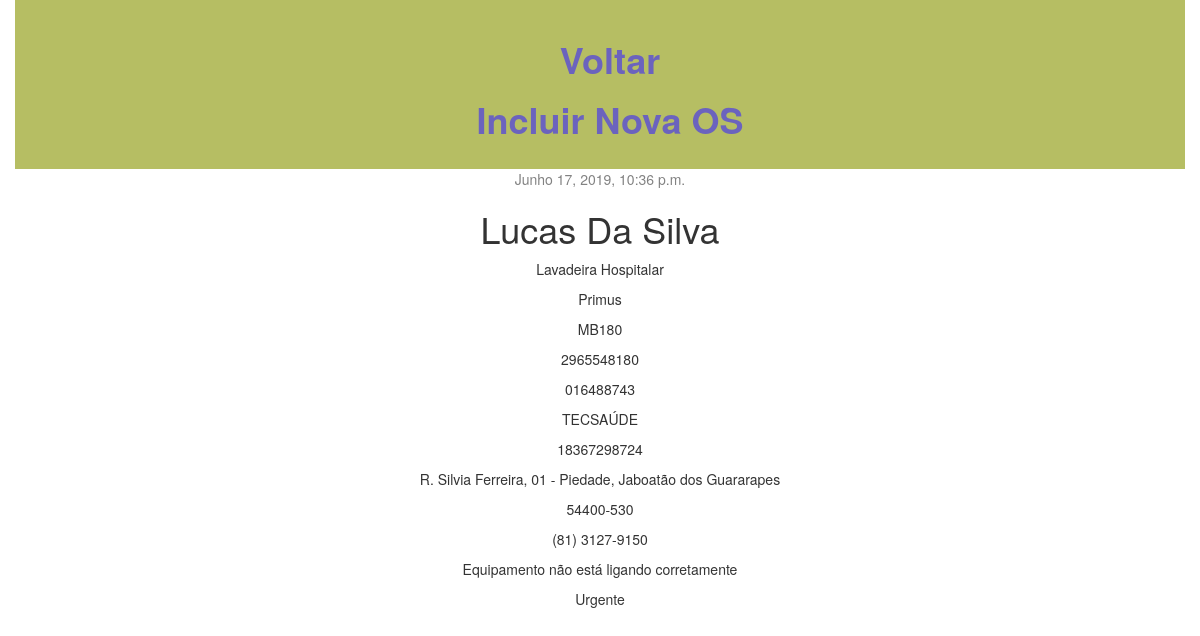
Screenshot of /ordem/1/ with the database file from the repository.
### ordem_de_servico/models.py (models this page shows, shortened)
class OrdemServico(models.Model):
    equipamento = models.CharField(max_length=100)
    marca = models.CharField(max_length=100)
    modelo = models.CharField(max_length=100)
    n_serie = models.CharField(max_length=100)
    n_os = models.CharField(max_length=100)
    nome = models.CharField(max_length=100)
    empresa = models.CharField(max_length=100)
    cpf = models.CharField(max_length=100)
    end = models.CharField(max_length=100)
    cep = models.CharField(max_length=100)
    telefone = models.CharField(max_length=100)
    falha = models.CharField(max_length=100)
    graunecessidade = models.CharField(max_length=100)
    datasolicitacao = models.DateTimeField(
        blank=True, null=True)

### ordem_de_servico/views.py (the view)
# urls.py: path('ordem/<int:pk>/', views.ordem_detail, name='ordem_detail'),
def ordem_detail(request, pk):
    ordem = get_object_or_404(OrdemServico, pk=pk)
    return render(request, 'ordem_de_servico/ordem_detail.html', {'ordem': ordem})

### ordem_de_servico/templates/ordem_de_servico/ordem_detail.html
{% extends 'ordem_de_servico/base1.html' %}
{% block content %}
    <div class="ordem">
        {% if ordem.datasolicitacao %}
            <div class="date">
                {{ ordem.datasolicitacao }}
            </div>
        {% endif %}
        <h1>{{ ordem.nome }}</h1>
	<p>{{ ordem.equipamento|linebreaksbr }}</p>
        <p>{{ ordem.marca|linebreaksbr }}</p>
	<p>{{ ordem.modelo|linebreaksbr }}</p>
	<p>{{ ordem.n_serie|linebreaksbr }}</p>
	<p>{{ ordem.n_os|linebreaksbr }}</p>
	<p>{{ ordem.empresa|linebreaksbr }}</p>
	<p>{{ ordem.cpf|linebreaksbr }}</p>
	<p>{{ ordem.end|linebreaksbr }}</p>
	<p>{{ ordem.cep|linebreaksbr }}</p>
	<p>{{ ordem.telefone|linebreaksbr }}</p>
	<p>{{ ordem.falha|linebreaksbr }}</p>
	<p>{{ ordem.graunecessidade|linebreaksbr }}</p>
    </div>
{% endblock %}

### ordem_de_servico/static/css/ordemservico.css (style rules this page uses)
.date { color: #828282; }
.ordem { margin-bottom: 70px; }

### rows the page displays
OrdemServico: nome "Lucas Da Silva", equipamento "Lavadeira Hospitalar", marca "Primus", modelo "MB180", n_serie "2965548180", empresa "TECSAÚDE", cpf "18367298724", end "R. Silvia Ferreira, 01 - Piedade, Jaboatão dos Guararapes", cep "54400-530", telefone "(81) 3127-9150", falha "Equipamento não está ligando corretamente", graunecessidade "Urgente"

### other values shown
{{ ordem.datasolicitacao }} "Junho 17, 2019, 10:36 p.m."
{{ ordem.n_os|linebreaksbr }} "016488743"
